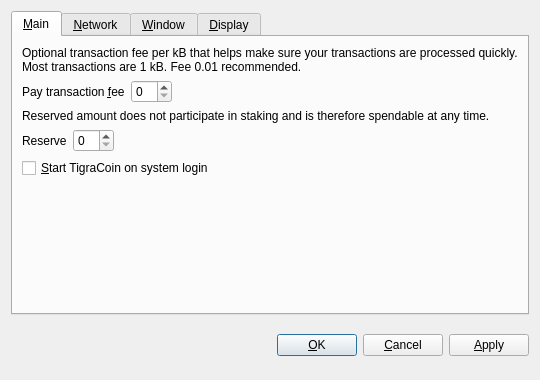
<?xml version="1.0" encoding="UTF-8"?>
<ui version="4.0">
 <class>OptionsDialog</class>
 <widget class="QDialog" name="OptionsDialog">
  <property name="geometry">
   <rect>
    <x>0</x>
    <y>0</y>
    <width>540</width>
    <height>380</height>
   </rect>
  </property>
  <property name="windowTitle">
   <string>Options</string>
  </property>
  <property name="modal">
   <bool>true</bool>
  </property>
  <layout class="QVBoxLayout" name="verticalLayout">
   <item>
    <widget class="QTabWidget" name="tabWidget">
     <property name="tabPosition">
      <enum>QTabWidget::North</enum>
     </property>
     <property name="currentIndex">
      <number>0</number>
     </property>
     <widget class="QWidget" name="tabMain">
      <attribute name="title">
       <string>&amp;Main</string>
      </attribute>
      <layout class="QVBoxLayout" name="verticalLayout_Main">
       <item>
        <widget class="QLabel" name="transactionFeeInfoLabel">
         <property name="text">
          <string>Optional transaction fee per kB that helps make sure your transactions are processed quickly. Most transactions are 1 kB. Fee 0.01 recommended.</string>
         </property>
         <property name="textFormat">
          <enum>Qt::PlainText</enum>
         </property>
         <property name="wordWrap">
          <bool>true</bool>
         </property>
        </widget>
       </item>
       <item>
        <layout class="QHBoxLayout" name="horizontalLayoutFee">
         <item>
          <widget class="QLabel" name="transactionFeeLabel">
           <property name="text">
            <string>Pay transaction &amp;fee</string>
           </property>
           <property name="textFormat">
            <enum>Qt::PlainText</enum>
           </property>
           <property name="buddy">
            <cstring>transactionFee</cstring>
           </property>
          </widget>
         </item>
         <item>
          <widget class="BitcoinAmountField" name="transactionFee"/>
         </item>
         <item>
          <spacer name="horizontalSpacerFee">
           <property name="orientation">
            <enum>Qt::Horizontal</enum>
           </property>
           <property name="sizeHint" stdset="0">
            <size>
             <width>40</width>
             <height>20</height>
            </size>
           </property>
          </spacer>
         </item>
        </layout>
       </item>
       <item>
        <widget class="QLabel" name="reserveBalanceInfoLabel">
         <property name="text">
          <string>Reserved amount does not participate in staking and is therefore spendable at any time.</string>
         </property>
         <property name="textFormat">
          <enum>Qt::PlainText</enum>
         </property>
         <property name="wordWrap">
          <bool>true</bool>
         </property>
        </widget>
       </item>
       <item>
        <layout class="QHBoxLayout" name="horizontalLayoutReserveBalance">
         <item>
          <widget class="QLabel" name="reserveBalanceLabel">
           <property name="text">
            <string>Reserve</string>
           </property>
           <property name="textFormat">
            <enum>Qt::PlainText</enum>
           </property>
           <property name="buddy">
            <cstring>reserveBalance</cstring>
           </property>
          </widget>
         </item>
         <item>
          <widget class="BitcoinAmountField" name="reserveBalance"/>
         </item>
         <item>
          <spacer name="horizontalSpacerReserveBalance">
           <property name="orientation">
            <enum>Qt::Horizontal</enum>
           </property>
           <property name="sizeHint" stdset="0">
            <size>
             <width>40</width>
             <height>20</height>
            </size>
           </property>
          </spacer>
         </item>
        </layout>
       </item>
       <item>
        <widget class="QCheckBox" name="bitcoinAtStartup">
         <property name="toolTip">
          <string>Automatically start TigraCoin after logging in to the system.</string>
         </property>
         <property name="text">
          <string>&amp;Start TigraCoin on system login</string>
         </property>
        </widget>
       </item>
       <item>
        <spacer name="verticalSpacer_Main">
         <property name="orientation">
          <enum>Qt::Vertical</enum>
         </property>
         <property name="sizeHint" stdset="0">
          <size>
           <width>20</width>
           <height>40</height>
          </size>
         </property>
        </spacer>
       </item>
      </layout>
     </widget>
     <widget class="QWidget" name="tabNetwork">
      <attribute name="title">
       <string>&amp;Network</string>
      </attribute>
      <layout class="QVBoxLayout" name="verticalLayout_Network">
       <item>
        <widget class="QCheckBox" name="mapPortUpnp">
         <property name="toolTip">
          <string>Automatically open the TigraCoin client port on the router. This only works when your router supports UPnP and it is enabled.</string>
         </property>
         <property name="text">
          <string>Map port using &amp;UPnP</string>
         </property>
        </widget>
       </item>
       <item>
        <widget class="QCheckBox" name="connectSocks">
         <property name="toolTip">
          <string>Connect to the TigraCoin network through a SOCKS proxy (e.g. when connecting through Tor).</string>
         </property>
         <property name="text">
          <string>&amp;Connect through SOCKS proxy:</string>
         </property>
        </widget>
       </item>
       <item>
        <layout class="QHBoxLayout" name="horizontalLayout_Network">
         <item>
          <widget class="QLabel" name="proxyIpLabel">
           <property name="text">
            <string>Proxy &amp;IP:</string>
           </property>
           <property name="textFormat">
            <enum>Qt::PlainText</enum>
           </property>
           <property name="buddy">
            <cstring>proxyIp</cstring>
           </property>
          </widget>
         </item>
         <item>
          <widget class="QValidatedLineEdit" name="proxyIp">
           <property name="maximumSize">
            <size>
             <width>140</width>
             <height>16777215</height>
            </size>
           </property>
           <property name="toolTip">
            <string>IP address of the proxy (e.g. 127.0.0.1)</string>
           </property>
          </widget>
         </item>
         <item>
          <widget class="QLabel" name="proxyPortLabel">
           <property name="text">
            <string>&amp;Port:</string>
           </property>
           <property name="textFormat">
            <enum>Qt::PlainText</enum>
           </property>
           <property name="buddy">
            <cstring>proxyPort</cstring>
           </property>
          </widget>
         </item>
         <item>
          <widget class="QLineEdit" name="proxyPort">
           <property name="maximumSize">
            <size>
             <width>55</width>
             <height>16777215</height>
            </size>
           </property>
           <property name="toolTip">
            <string>Port of the proxy (e.g. 9050)</string>
           </property>
          </widget>
         </item>
         <item>
          <widget class="QLabel" name="socksVersionLabel">
           <property name="text">
            <string>SOCKS &amp;Version:</string>
           </property>
           <property name="textFormat">
            <enum>Qt::PlainText</enum>
           </property>
           <property name="buddy">
            <cstring>socksVersion</cstring>
           </property>
          </widget>
         </item>
         <item>
          <widget class="QValueComboBox" name="socksVersion">
           <property name="toolTip">
            <string>SOCKS version of the proxy (e.g. 5)</string>
           </property>
          </widget>
         </item>
         <item>
          <spacer name="horizontalSpacer_Network">
           <property name="orientation">
            <enum>Qt::Horizontal</enum>
           </property>
           <property name="sizeHint" stdset="0">
            <size>
             <width>40</width>
             <height>20</height>
            </size>
           </property>
          </spacer>
         </item>
        </layout>
       </item>
       <item>
        <spacer name="verticalSpacer_Network">
         <property name="orientation">
          <enum>Qt::Vertical</enum>
         </property>
         <property name="sizeHint" stdset="0">
          <size>
           <width>20</width>
           <height>40</height>
          </size>
         </property>
        </spacer>
       </item>
      </layout>
     </widget>
     <widget class="QWidget" name="tabWindow">
      <attribute name="title">
       <string>&amp;Window</string>
      </attribute>
      <layout class="QVBoxLayout" name="verticalLayout_Window">
       <item>
        <widget class="QCheckBox" name="minimizeToTray">
         <property name="toolTip">
          <string>Show only a tray icon after minimizing the window.</string>
         </property>
         <property name="text">
          <string>&amp;Minimize to the tray instead of the taskbar</string>
         </property>
        </widget>
       </item>
       <item>
        <widget class="QCheckBox" name="minimizeOnClose">
         <property name="toolTip">
          <string>Minimize instead of exit the application when the window is closed. When this option is enabled, the application will be closed only after selecting Quit in the menu.</string>
         </property>
         <property name="text">
          <string>M&amp;inimize on close</string>
         </property>
        </widget>
       </item>
       <item>
        <spacer name="verticalSpacer_Window">
         <property name="orientation">
          <enum>Qt::Vertical</enum>
         </property>
         <property name="sizeHint" stdset="0">
          <size>
           <width>20</width>
           <height>40</height>
          </size>
         </property>
        </spacer>
       </item>
      </layout>
     </widget>
     <widget class="QWidget" name="tabDisplay">
      <attribute name="title">
       <string>&amp;Display</string>
      </attribute>
      <layout class="QVBoxLayout" name="verticalLayout_Display">
       <item>
        <layout class="QHBoxLayout" name="horizontalLayout_1_Display">
         <item>
          <widget class="QLabel" name="langLabel">
           <property name="text">
            <string>User Interface &amp;language:</string>
           </property>
           <property name="textFormat">
            <enum>Qt::PlainText</enum>
           </property>
           <property name="buddy">
            <cstring>lang</cstring>
           </property>
          </widget>
         </item>
         <item>
          <widget class="QValueComboBox" name="lang">
           <property name="toolTip">
            <string>The user interface language can be set here. This setting will take effect after restarting TigraCoin.</string>
           </property>
          </widget>
         </item>
        </layout>
       </item>
       <item>
        <layout class="QHBoxLayout" name="horizontalLayout_2_Display">
         <item>
          <widget class="QLabel" name="unitLabel">
           <property name="text">
            <string>&amp;Unit to show amounts in:</string>
           </property>
           <property name="textFormat">
            <enum>Qt::PlainText</enum>
           </property>
           <property name="buddy">
            <cstring>unit</cstring>
           </property>
          </widget>
         </item>
         <item>
          <widget class="QValueComboBox" name="unit">
           <property name="toolTip">
            <string>Choose the default subdivision unit to show in the interface and when sending coins.</string>
           </property>
          </widget>
         </item>
        </layout>
       </item>
       <item>
        <widget class="QCheckBox" name="displayAddresses">
         <property name="toolTip">
          <string>Whether to show TigraCoin addresses in the transaction list or not.</string>
         </property>
         <property name="text">
          <string>&amp;Display addresses in transaction list</string>
         </property>
        </widget>
       </item>
       <item>
        <widget class="QCheckBox" name="coinControlFeatures">
         <property name="toolTip">
          <string>Whether to show coin control features or not.</string>
         </property>
         <property name="text">
          <string>Display coin &amp;control features (experts only!)</string>
         </property>
        </widget>
       </item>
       <item>
        <spacer name="verticalSpacer_Display">
         <property name="orientation">
          <enum>Qt::Vertical</enum>
         </property>
         <property name="sizeHint" stdset="0">
          <size>
           <width>20</width>
           <height>40</height>
          </size>
         </property>
        </spacer>
       </item>
      </layout>
     </widget>
    </widget>
   </item>
   <item>
    <layout class="QHBoxLayout" name="horizontalLayout_Buttons">
     <item>
      <spacer name="horizontalSpacer_1">
       <property name="orientation">
        <enum>Qt::Horizontal</enum>
       </property>
       <property name="sizeHint" stdset="0">
        <size>
         <width>40</width>
         <height>48</height>
        </size>
       </property>
      </spacer>
     </item>
     <item>
      <widget class="QLabel" name="statusLabel">
       <property name="font">
        <font>
         <weight>75</weight>
         <bold>true</bold>
        </font>
       </property>
       <property name="text">
        <string/>
       </property>
       <property name="textFormat">
        <enum>Qt::PlainText</enum>
       </property>
       <property name="wordWrap">
        <bool>true</bool>
       </property>
      </widget>
     </item>
     <item>
      <spacer name="horizontalSpacer_2">
       <property name="orientation">
        <enum>Qt::Horizontal</enum>
       </property>
       <property name="sizeHint" stdset="0">
        <size>
         <width>40</width>
         <height>48</height>
        </size>
       </property>
      </spacer>
     </item>
     <item>
      <widget class="QPushButton" name="okButton">
       <property name="text">
        <string>&amp;OK</string>
       </property>
      </widget>
     </item>
     <item>
      <widget class="QPushButton" name="cancelButton">
       <property name="text">
        <string>&amp;Cancel</string>
       </property>
       <property name="autoDefault">
        <bool>false</bool>
       </property>
      </widget>
     </item>
     <item>
      <widget class="QPushButton" name="applyButton">
       <property name="text">
        <string>&amp;Apply</string>
       </property>
       <property name="autoDefault">
        <bool>false</bool>
       </property>
      </widget>
     </item>
    </layout>
   </item>
  </layout>
 </widget>
 <customwidgets>
  <customwidget>
   <class>BitcoinAmountField</class>
   <extends>QSpinBox</extends>
   <header>bitcoinamountfield.h</header>
  </customwidget>
  <customwidget>
   <class>QValueComboBox</class>
   <extends>QComboBox</extends>
   <header>qvaluecombobox.h</header>
  </customwidget>
  <customwidget>
   <class>QValidatedLineEdit</class>
   <extends>QLineEdit</extends>
   <header>qvalidatedlineedit.h</header>
  </customwidget>
 </customwidgets>
 <resources/>
 <connections/>
</ui>
